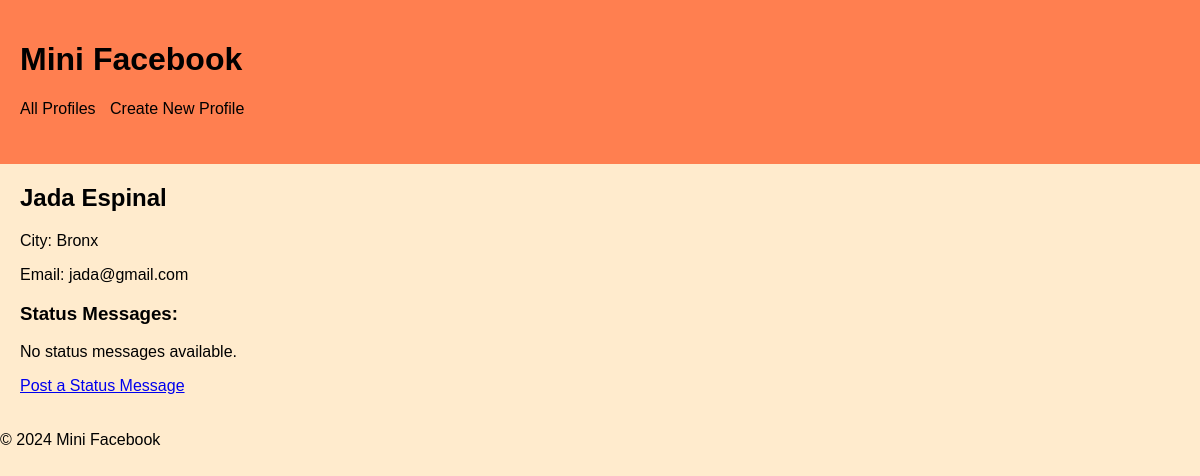
The page /mini_fb/profile/1/ on the database as committed earlier.
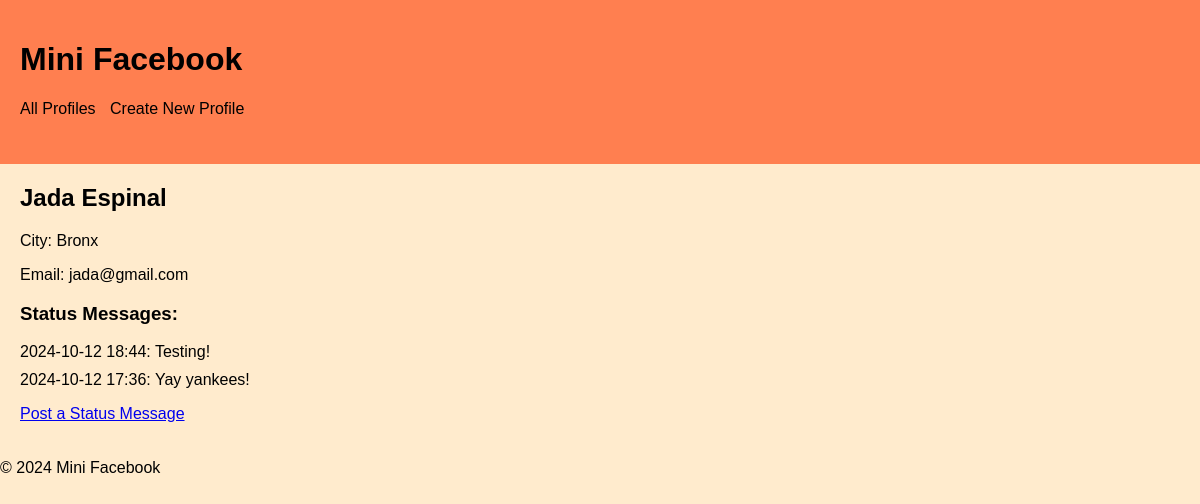
The same page on the database as committed later.
### mini_fb/models.py (models this page shows, shortened)
class Profile(models.Model):
    first_name = models.CharField(max_length=30)
    last_name = models.CharField(max_length=30)
    city = models.CharField(max_length=50)
    email = models.EmailField()
    profile_image_url = models.URLField()
    def get_status_messages(self):
        return self.statusmessage_set.all().order_by('-timestamp')  # Return status messages ordered by most recent

class StatusMessage(models.Model):
    message = models.TextField()  # Stores the text of the status message
    timestamp = models.DateTimeField(default=timezone.now)  # Automatically set the time when the status is created
    profile = models.ForeignKey(Profile, on_delete=models.CASCADE)  # Link to the Profile model

### mini_fb/views.py (the view)
# urls.py: path('profile/<int:pk>/', ShowProfilePageView.as_view(), name='show_profile'),  # Single profile
class ShowProfilePageView(DetailView):
    model = Profile
    template_name = 'mini_fb/show_profile.html'

### mini_fb/templates/mini_fb/show_profile.html
{% extends 'mini_fb/base.html' %}
{% block content %}
<h2>{{ profile.first_name }} {{ profile.last_name }}</h2>
<p>City: {{ profile.city }}</p>
<p>Email: {{ profile.email }}</p>
<h3>Status Messages:</h3>
<ul>
    {% for status in profile.get_status_messages %}
        <li>{{ status.timestamp|date:"Y-m-d H:i" }}: {{ status.message }}</li>
    {% empty %}
        <li>No status messages available.</li>
    {% endfor %}
</ul>
<a href="{% url 'create_status' profile.pk %}">Post a Status Message</a>
{% endblock %}

### mini_fb/templates/mini_fb/base.html (shortened to what this page needs)
<!DOCTYPE html>
<html>
<head>
    {% load static %}
    <link rel="stylesheet" href="{% static 'mini_fb/mini_fb_styles.css' %}">
</head>
<body>
    <header>
        <h1>Mini Facebook</h1>
        <nav>
            <ul>
                <li><a href="{% url 'show_all_profiles' %}">All Profiles</a></li>
                <li><a href="{% url 'create_profile' %}">Create New Profile</a></li>
            </ul>
        </nav>
    </header>
    <main>
        {% block content %}
        {% endblock %}
    </main>
    <footer>
        <p>&copy; 2024 Mini Facebook</p>
    </footer>
</body>
</html>

### mini_fb/static/mini_fb/mini_fb_styles.css (style rules this page uses)
body { font-family: sans-serif; margin: 0; padding: 0; background-color: blanchedalmond; }
header { background-color: coral; padding: 20px; }
nav { list-style: none; margin: 0; padding: 0; }
nav li { display: inline-block; margin-right: 10px; }
nav a { text-decoration: none; color: black; }
main { padding: 20px; }
h2 { margin-top: 0; }
ul { list-style: none; padding: 0; }
ul li { margin-bottom: 10px; }

Rows that differ between the two databases and show on the page:
added StatusMessage: timestamp "2024-10-12 18:44", message "Testing!"
added StatusMessage: timestamp "2024-10-12 17:36", message "Yay yankees!"
Other text that changed with them:
text no longer shown: "No status messages available."
